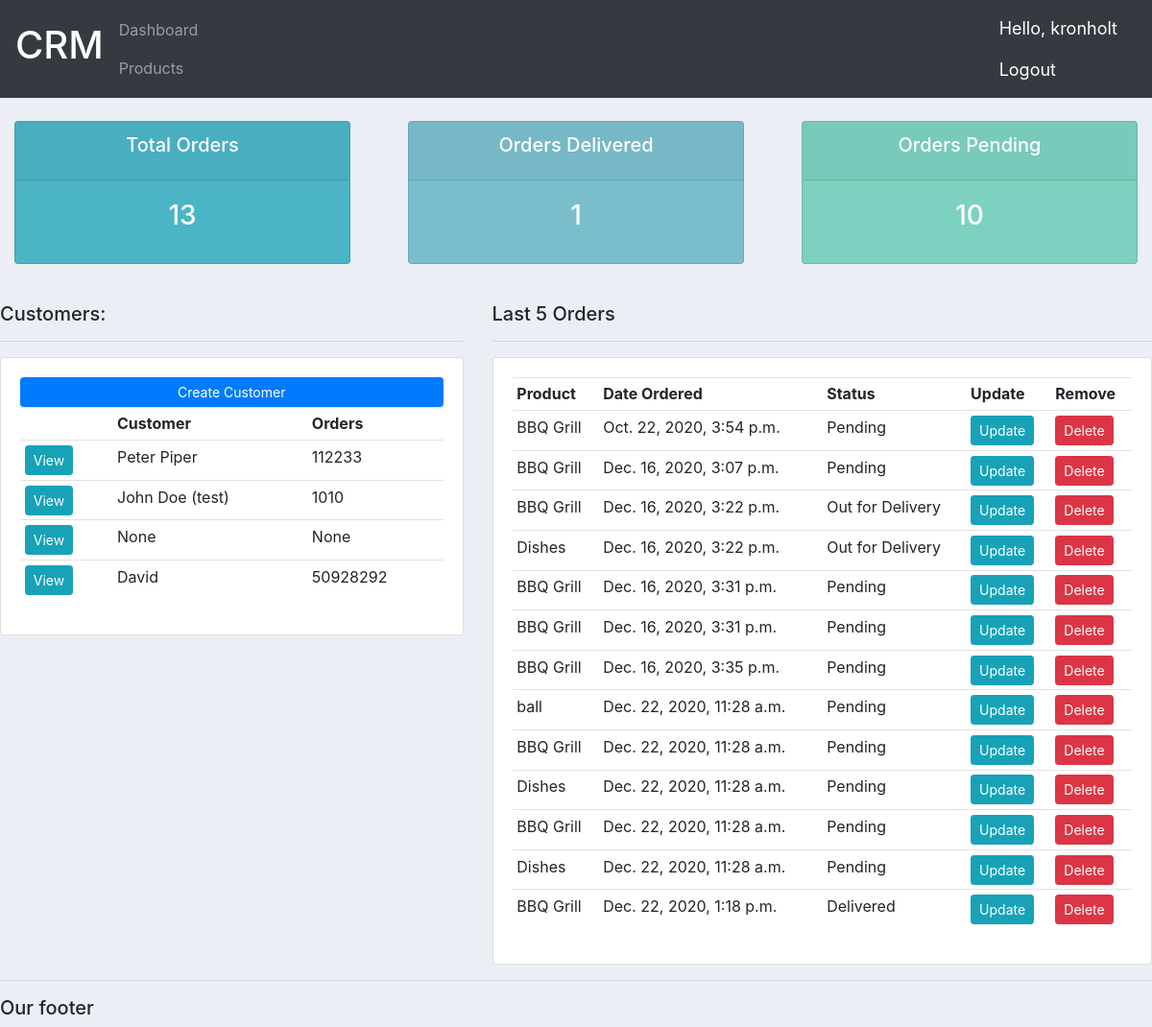
Page / (signed in) on the earlier database version.
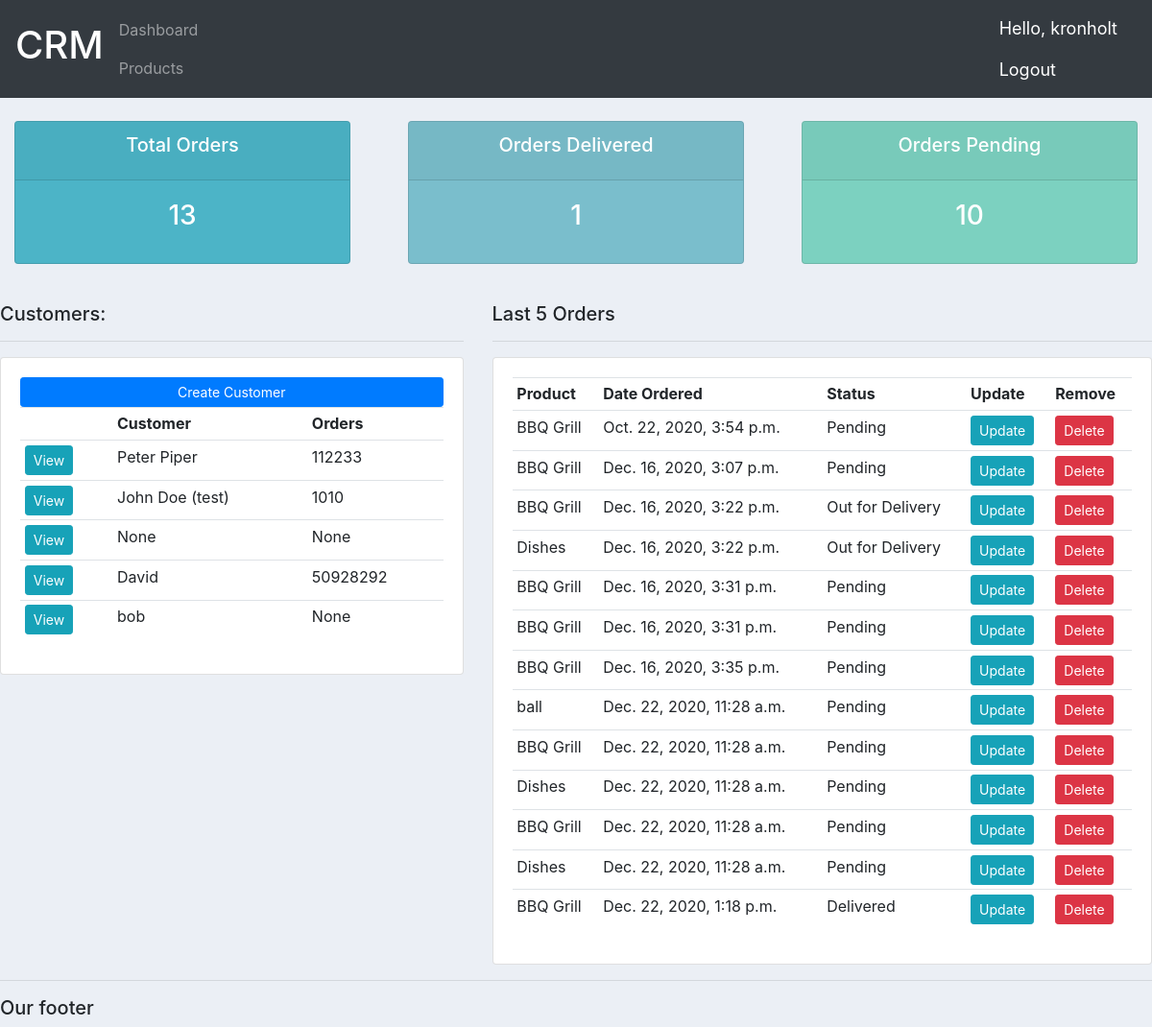
Same page on the later database version.
### accounts/models.py (models this page shows, shortened)
class Customer(models.Model):
    user = models.OneToOneField(User, null=True, blank=True, on_delete=models.CASCADE)
    name = models.CharField(max_length=200, null=True)
    phone = models.CharField(max_length=200, null=True)
    email =models.CharField(max_length=200, null=True)
    profile_pic = models.ImageField(default="profile1.png", null=True, blank=True)
    date_created = models.DateTimeField(auto_now_add=True)

class Order(models.Model):
    STATUS = (
        ('Pending', 'Pending'),
        ('Out for Delivery', 'Out for deliver'),
        ('Delivered', 'Delivered'),
    )
    customer = models.ForeignKey(Customer, null=True, on_delete=models.SET_NULL)
    product = models.ForeignKey(Product, null=True, on_delete=models.SET_NULL)
    date_created = models.DateTimeField(auto_now_add=True)
    status = models.CharField(max_length=200, null=True, choices=STATUS)
    note = models.CharField(max_length=1000, null=True)

class Product(models.Model):
    CATEGORY = (
        ('Indoor', 'Indooor'),
        ('Out Door', 'Out Door'),
    )
    name =  models.CharField(max_length=200, null=True)
    price = models.FloatField(null=True)
    category =  models.CharField(max_length=200, null=True, choices=CATEGORY)
    description =  models.CharField(max_length=200, null=True, blank=True)
    date_created = models.DateTimeField(auto_now_add=True)
    tags = models.ManyToManyField(Tag)
    def __str__(self):
        return self.name

### accounts/decorators.py (the view)
        def wrapper_func(request, *args, **kwargs):
            group = None
            if request.user.groups.exists():
                group = request.user.groups.all()[0].name
            if group in allowed_roles:
                return view_func(request, *args, **kwargs)
            else:
                return redirect('home')

### accounts/views.py (called while the page is built)
@login_required(login_url='login')
@allowed_users(allowed_roles = ['admin'])
def home(request):
    orders = Order.objects.all()
    customers = Customer.objects.all()
    total_customers = customers.count()
    total_orders = orders.count()
    delivered = orders.filter(status='Delivered').count()
    pending = orders.filter(status='Pending').count()
    is_admin = True
    context = {'is_admin':is_admin, 'orders':orders, 'customers':customers, 'total_customers':total_customers, 'total_orders':total_orders, 'delivered':delivered, 'pending':pending,}
    return render(request, 'accounts/dashboard.html', context)

### accounts/templates/accounts/dashboard.html
{% extends 'accounts/main.html' %}
{% block content %}
{% include 'accounts/status.html' %}
<br>
<div class="row">
    <div class="col-md-5">
        <h5>Customers:</h5>
        <hr>
        <div class="card card-body">
            <a class="btn btn-primary btn-sm btn-block" href="{% url 'create_customer' %}">Create Customer</a>
        <table class="table table-sm">
            <tr>
                <th></th>
                <th>Customer</th>
                <th>Orders</th>
            </tr>
            {% for c in customers %}
            <tr>
                <td><a class="btn btn-sm btn-info" href="{% url 'customer' c.id %}">View</a></td>
                <td>{{c.name}}</td>
                <td>{{c.phone}}</td>
            </tr>
            {% endfor %}
        </table>
        </div>
    </div>
    <div class="col-md-7">
        <h5>Last 5 Orders</h5>
        <hr>
        <div class="card card-body">
        <table class="table table-sm">
            <tr>
                <th>Product</th>
                <th>Date Ordered</th>
                <th>Status</th>
                <th>Update</th>
                <th>Remove</th>
            </tr>
            {% for order in orders %}
            <tr>
                <td>{{order.product}}</td>
                <td>{{order.date_created}}</td>
                <td>{{order.status}}</td>
                <td><a class="btn btn-sm btn-info" href="{% url 'update_order' order.id %}">Update</a></td>
                <td><a class="btn btn-sm btn-danger" href="{% url 'delete_order' order.id %}">Delete</a></td>
            </tr>
            {% endfor %}
        </table>
        </div>
    </div>
</div>
{% endblock %}

Differences in the rows shown:
added Customer: name "bob", phone "None"
